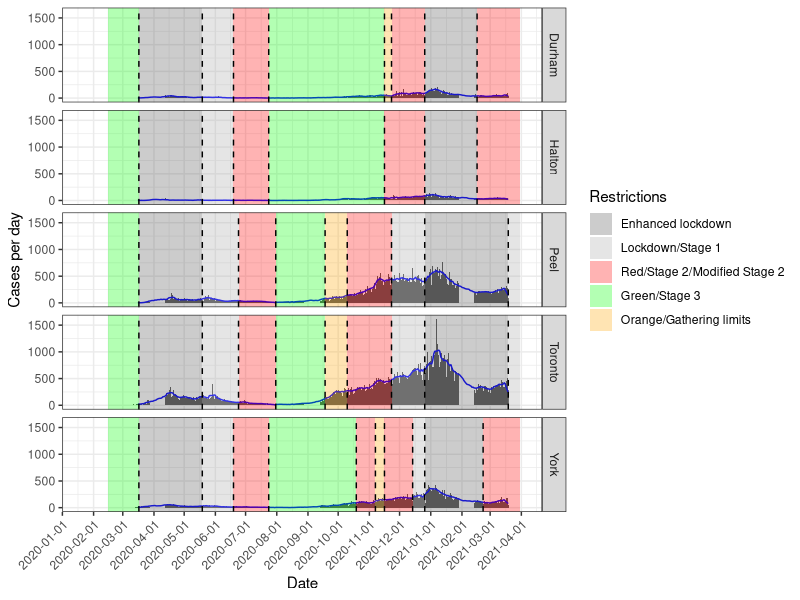
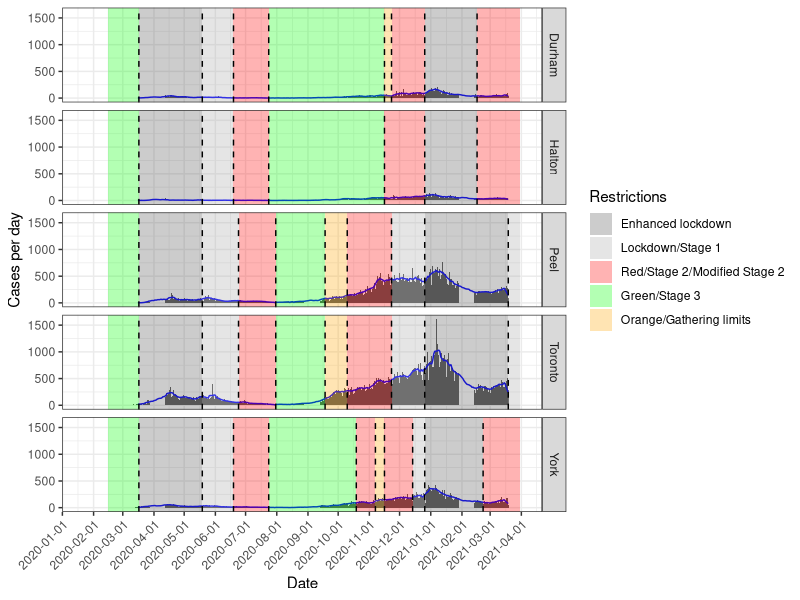

Recreate these plots in R, in order.
## ---- chunk 1
library(tidyverse)
library(zoo) # for rolling averages
library(readxl)
## ---- chunk 2
# Cases data
cases <- read_csv('data/cleaned_cases.csv')

# Restriction data
timeline <- read_excel('data/restrictions.xlsx') %>% 
  mutate(Date_start = as.Date(Date_start)) %>% 
  mutate(Date_end = as.Date(Date_end)) %>% 
  pivot_longer(cols = Toronto:Halton, names_to = 'Region', values_to = 'Restrictions') %>% 
  mutate(Restrictions = factor(Restrictions, 
                               levels = c("Enhanced lockdown", "Lockdown/Stage 1", "Red/Stage 2/Modified Stage 2", "Green/Stage 3", "Orange/Gathering limits")))
## ---- chunk 3
Durham <- as.Date(c('2020-03-17', '2020-05-19', '2020-06-19', '2020-07-24', '2020-11-16', '2020-11-23', '2020-12-26', '2021-02-16'))
Halton <- as.Date(c('2020-03-17', '2020-05-19', '2020-06-19', '2020-07-24', '2020-11-16', '2020-12-26', '2021-02-16'))
Peel <- as.Date(c('2020-03-17', '2020-05-19', '2020-06-24', '2020-07-31', '2020-09-18', '2020-10-10', '2020-11-23', '2020-12-26', '2021-03-19'))
Toronto <- as.Date(c('2020-03-17', '2020-05-19', '2020-06-24', '2020-07-31', '2020-09-18', '2020-10-10', '2020-11-23', '2020-12-26', '2021-03-19'))
York <- as.Date(c('2020-03-17', '2020-05-19', '2020-06-19', '2020-07-24', '2020-10-19', '2020-11-07', '2020-11-16', '2020-12-14', '2020-12-26', '2021-02-22'))

breakpoints <- timeline %>% 
  filter((Region == 'Durham' & Date_start %in% Durham) |
         (Region == 'Halton' & Date_start %in% Halton) |
         (Region == 'Peel' & Date_start %in% Peel) |
         (Region == 'Toronto' & Date_start %in% Toronto) |
         (Region == 'York' & Date_start %in% York))
## ---- chunk 4
tidy_cases <- cases %>% 
  pivot_longer(cols = Durham:York, 
               names_to = 'Region', values_to = 'Cases per day')

rollmean <- cases %>% 
  mutate(across(where(is.numeric), ~ rollmean(., k = 7, fill = NA))) %>% 
  pivot_longer(cols = Durham:York, 
               names_to = 'Region', values_to = 'Cases per day') %>% 
  filter(Date >= '2020-03-16')
## ---- chunk 5
fill <- c("Enhanced lockdown"='gray33', "Lockdown/Stage 1"='gray66', "Red/Stage 2/Modified Stage 2"='red', "Green/Stage 3"='green', "Orange/Gathering limits"='orange')
## ---- chunk 6
cases_plot <- ggplot() +
  geom_bar(tidy_cases, mapping=aes(x=Date, y=`Cases per day`), stat="identity") +
  geom_line(rollmean, mapping=aes(x=Date, y=`Cases per day`), color='blue') +
  geom_rect(timeline, 
            mapping=aes(xmin=Date_start, xmax=Date_end, fill=Restrictions),
            ymin=-Inf, ymax=Inf, alpha=0.3) +
  geom_vline(breakpoints,
             mapping = aes(xintercept=Date_start),
             linetype = 'dashed') +
  scale_fill_manual(values=fill) +
  scale_x_date(date_breaks = "1 month") +
  facet_grid(rows=vars(Region)) +
  theme_bw() +
  theme(axis.text.x = element_text(angle = 45, hjust=1))

ggsave('graphs/cases.pdf', cases_plot, height = 8.5, width = 11, units = 'in')

cases_plot
